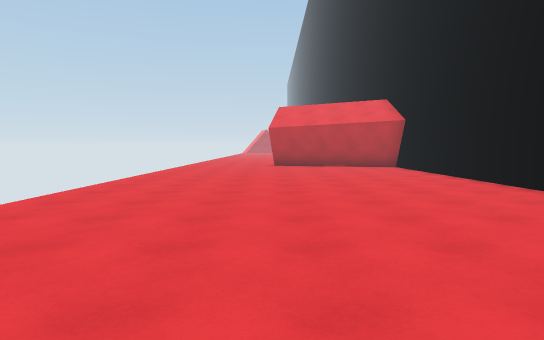
view 1 (above)

16 first-person views from a walk through a Unity game level. The camera is 1.4 m above the floor, tilts 4° down and sees 75° across. The floor is counted in squares, 2 m on a side. Each view is taken from the middle of a square. On the plan, view 1 faces up. The plan holds only what a view shows up to about 11 squares ahead; the rest is blank. The place goes on beyond the plan.

view 2
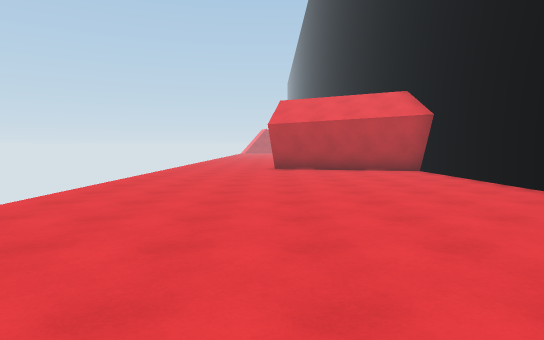

view 3
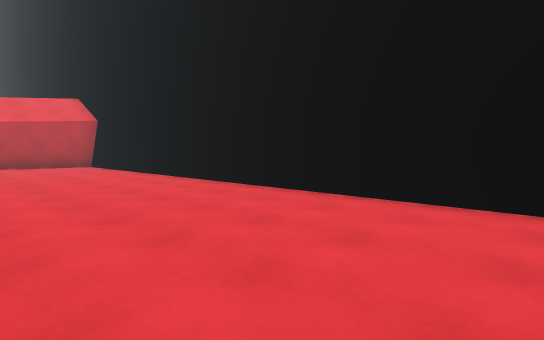

view 4
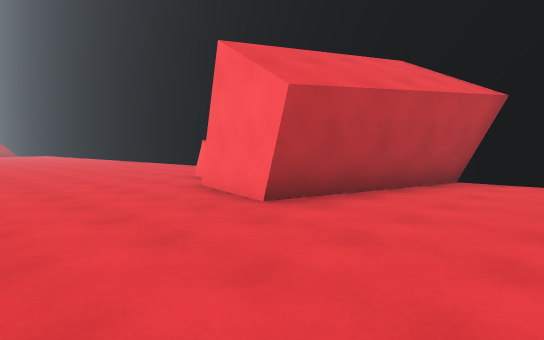

view 5
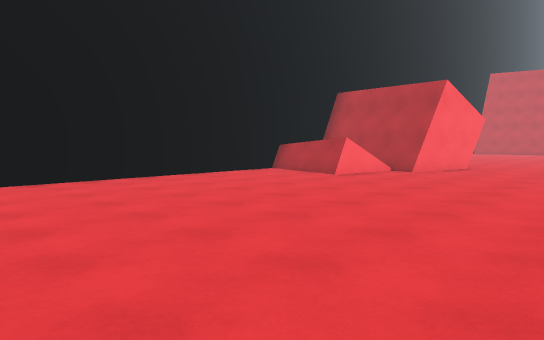

view 6
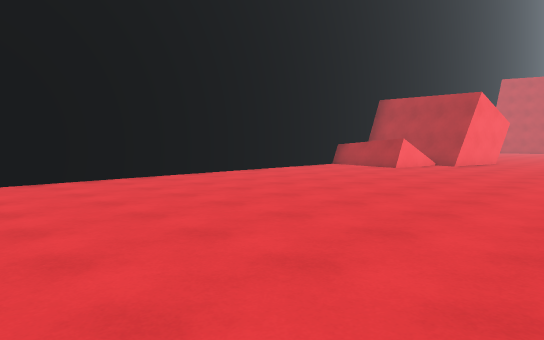

view 7
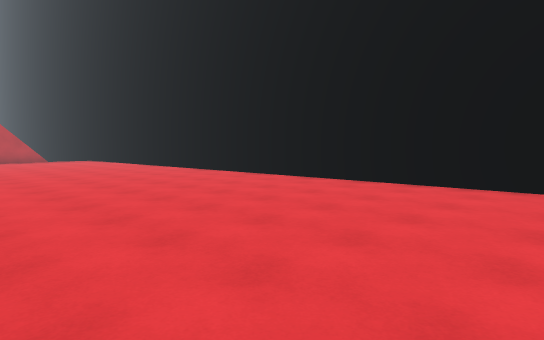

view 8
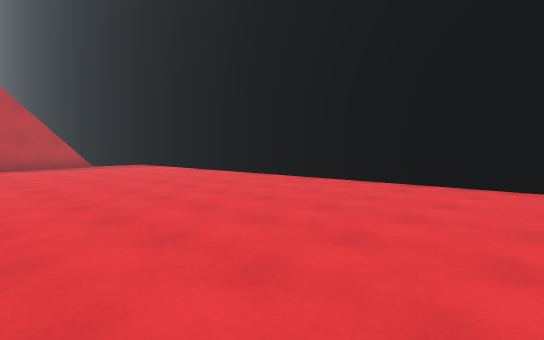

view 9
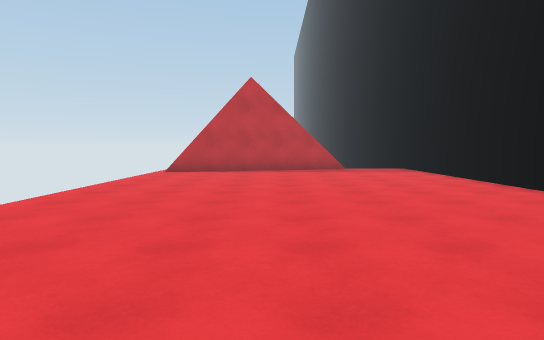

view 10
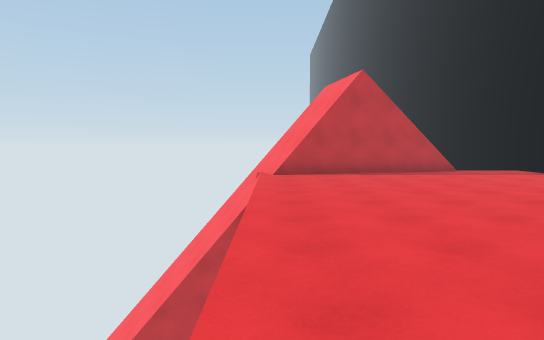

view 11
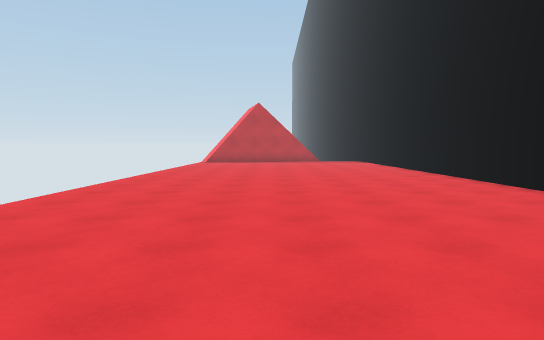

view 12
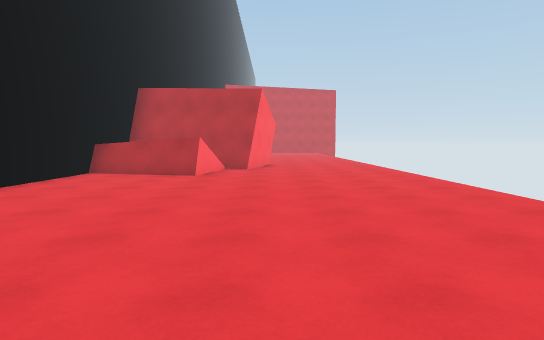

view 13
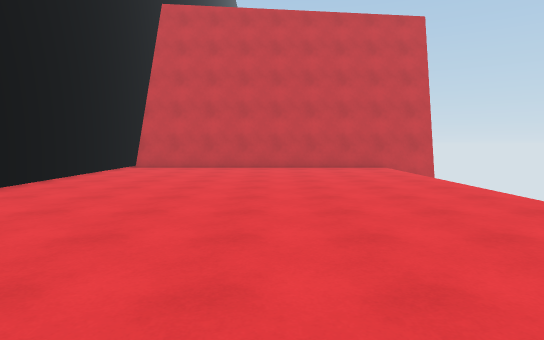

view 14
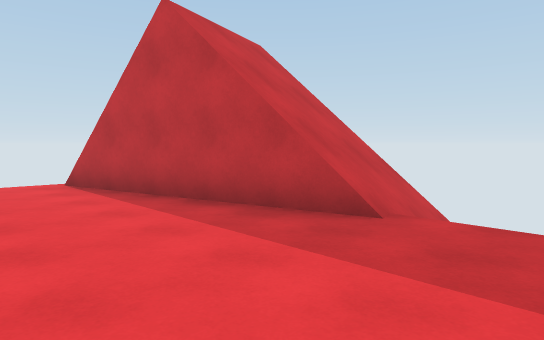

view 15
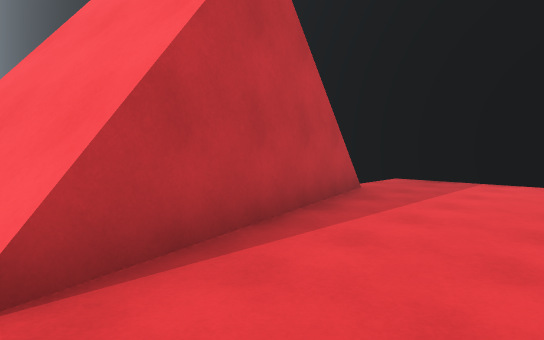

view 16
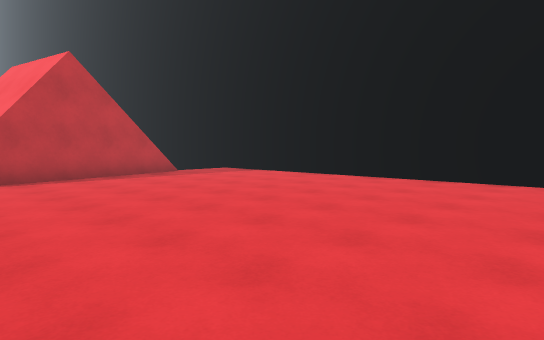

### Floor plan
Key: @ floor where view 1 was taken; # wall or solid block; . main floor; : floor 0.25 m higher than the main floor; - floor 0.25 m lower than the main floor; _ floor 0.5 m lower than the main floor; + floor 1.25 m higher than the main floor; * floor 1.75 m higher than the main floor; % floor 3.5 m higher than the main floor; / step, stairs or slope; = window, fence, low wall or low ledge; v drop or lower ground.
Columns run from 4 left of view 1 to 5 right of it. Each row starts with its distance up from view 1.
 45       v
 44   vvv+_
 43 v#vv%*. ##
 42 v#####---#
 41 v##------#
 40 v--------#
 39  --------#
 38  --------#
 37  --------#
 36  --------#
 35  --------#
 34  --------#
 33  --------#
 32  ........#
 31  ........#
 30  ........#
 29  ........#
 28  ........#
 27  ........#
 26  ........#
 25  ........#
 24  ........#
 23  ........#
 22  ........#
 21  ........#
 20  ........#
 19  ........#
 18  ........#
 17  .....#=.#
 16  .....####
 15  ....###
 14  ....###
 13  ...#####
 12  :::::::##
 11  ::::::::#
 10  ::::::::#
  9  ::::::::#
  8  ::::::::#
  7  ::::::::#
  6  ::::::::#
  5  ::::::::#
  4  ::::::::#
  3  ::::::::#
  2  ::::::::#
  1  ::::::::#
  0  :::@::::#
 -1  #///////#
 -2  #      ##

Where each view was taken, in squares from view 1:
view 1: 0 up, 0 right, facing up
view 2: 2 up, 0 right, facing up
view 3: 1 down, 0 right, facing up-right
view 4: 10 up, 3 left, facing up-right
view 5: 24 up, 3 left, facing down-right
view 6: 27 up, 3 left, facing down-right
view 7: 23 up, 2 left, facing up-right
view 8: 29 up, 2 left, facing up-right
view 9: 31 up, 0 right, facing up
view 10: 32 up, 3 left, facing up
view 11: 25 up, 0 right, facing up
view 12: 25 up, 0 right, facing down
view 13: 9 up, 0 right, facing down
view 14: 39 up, 4 right, facing up-left
view 15: 39 up, 3 left, facing up-right
view 16: 33 up, 3 left, facing up-right
